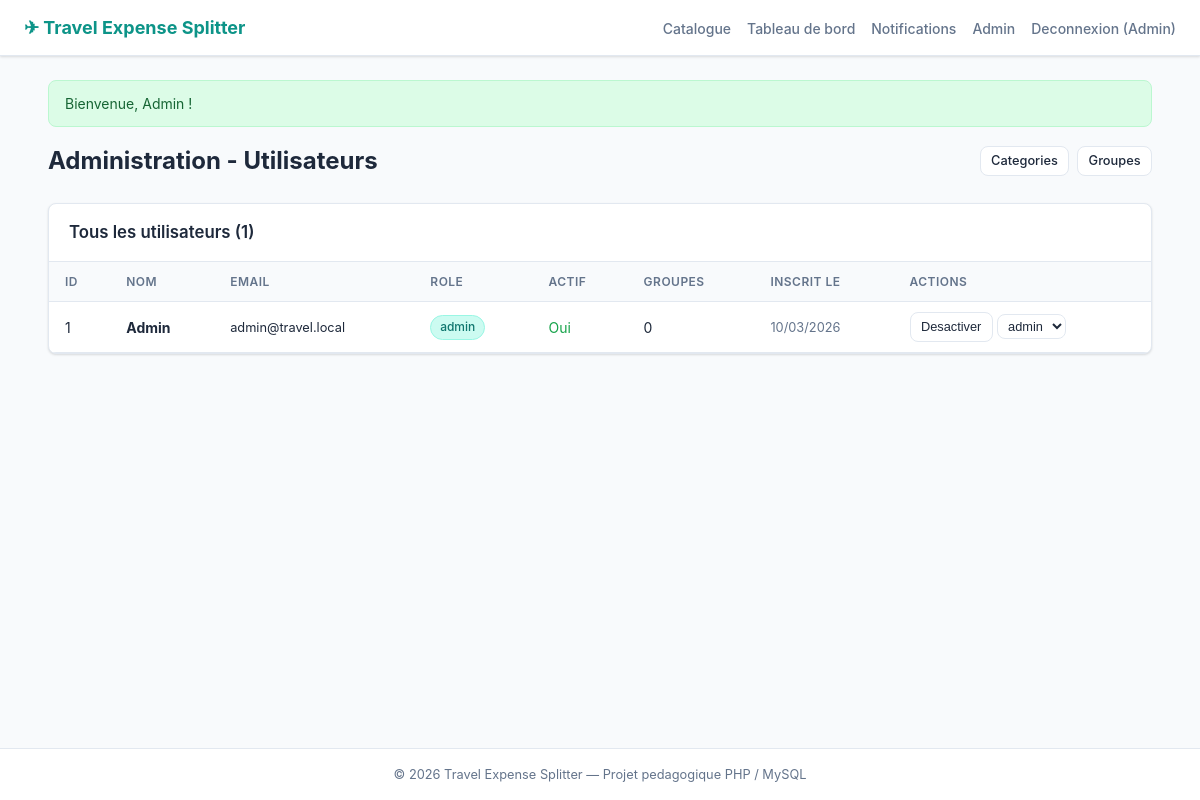
/admin_users.php (signed in), run on the app's committed database.
### tables this page shows
CREATE TABLE IF NOT EXISTS users (
    id          INT UNSIGNED AUTO_INCREMENT PRIMARY KEY,
    name        VARCHAR(100)    NOT NULL,
    email       VARCHAR(255)    NOT NULL UNIQUE,
    password_hash VARCHAR(255)  NOT NULL,
    role        ENUM('visitor','user','admin') NOT NULL DEFAULT 'user',
    is_active   TINYINT(1)      NOT NULL DEFAULT 1,
    created_at  DATETIME        NOT NULL DEFAULT CURRENT_TIMESTAMP
);

### auth.php (called while the page is built, shortened)
<?php
function h(string $str): string
{
    return htmlspecialchars($str, ENT_QUOTES, 'UTF-8');
}

### admin_users.php (the view, shortened to what this page needs)
<?php
require_once __DIR__ . '/header.php';
$users_list = $pdo->query(
    'SELECT u.*,
            (SELECT COUNT(*) FROM `groups` WHERE owner_id = u.id) AS group_count
     FROM users u
     ORDER BY u.created_at DESC'
)->fetchAll();
?>
<div class="page-header">
    <h1>Administration - Utilisateurs</h1>
    <div class="btn-group">
        <a href="admin_categories.php" class="btn btn-secondary btn-sm">Categories</a>
        <a href="admin_groups.php" class="btn btn-secondary btn-sm">Groupes</a>
    </div>
</div>
<div class="card">
    <div class="card-header">
        <h3>Tous les utilisateurs (<?= count($users_list) ?>)</h3>
    </div>
    <div class="table-wrap">
        <table>
            <thead>
                <tr>
                    <th>ID</th>
                    <th>Nom</th>
                    <th>Email</th>
                    <th>Role</th>
                    <th>Actif</th>
                    <th>Groupes</th>
                    <th>Inscrit le</th>
                    <th>Actions</th>
                </tr>
            </thead>
            <tbody>
                <?php foreach ($users_list as $u): ?>
                    <tr>
                        <td><?= $u['id'] ?></td>
                        <td><strong><?= h($u['name']) ?></strong></td>
                        <td class="text-sm"><?= h($u['email']) ?></td>
                        <td>
                            <span class="tag <?= $u['role'] === 'admin' ? 'tag-primary' : '' ?>">
                                <?= h($u['role']) ?>
                            </span>
                        </td>
                        <td>
                            <?php if ($u['is_active']): ?>
                                <span style="color:var(--color-success);">Oui</span>
                            <?php else: ?>
                                <span style="color:var(--color-danger);">Non</span>
                            <?php endif; ?>
                        </td>
                        <td><?= (int)$u['group_count'] ?></td>
                        <td class="text-sm text-muted"><?= date('d/m/Y', strtotime($u['created_at'])) ?></td>
                        <td>
                            <?php if ((int)$u['id'] !== $uid): ?>
                                <form method="post" action="admin_users.php" style="display:inline;">
                                    <button type="submit" class="btn btn-secondary btn-sm">
                                        <?= $u['is_active'] ? 'Desactiver' : 'Activer' ?>
                                    </button>
                                </form>
                                <form method="post" action="admin_users.php" style="display:inline;">
                                    <select name="new_role" class="form-control"
                                            style="display:inline;width:auto;padding:.2rem .4rem;font-size:.8rem;"
                                            onchange="this.form.submit()">
                                        <option value="admin" <?= $u['role'] === 'admin' ? 'selected' : '' ?>>admin</option>
                                    </select>
                                </form>
                            <?php else: ?>
                                <span class="text-sm text-muted">(vous)</span>
                            <?php endif; ?>
                        </td>
                    </tr>
                <?php endforeach; ?>
            </tbody>
        </table>
    </div>
</div>
<?php require_once __DIR__ . '/footer.php'; ?>

### style.css (style rules this page uses)
*, *::before, *::after { box-sizing: border-box; margin: 0; padding: 0; }
:root { --color-primary: #0d9488; --color-primary-dk: #0f766e; --color-primary-lt: #ccfbf1; --color-danger: #dc2626; --color-danger-dk: #b91c1c; --color-success: #16a34a; --color-warning: #d97706; --color-bg: #f8fafc; --color-surface: #ffffff; --color-border: #e2e8f0; --color-text: #1e293b; --color-muted: #64748b; --radius: 0.5rem; --shadow: 0 1px 3px rgba(0,0,0,.08), 0 1px 2px rgba(0,0,0,.06); }
body { font-family: -apple-system, BlinkMacSystemFont, 'Segoe UI', Roboto, 'Helvetica Neue', Arial, sans-serif; background: var(--color-bg); color: var(--color-text); line-height: 1.5; min-height: 100vh; display: flex; flex-direction: column; }
a { color: var(--color-primary); text-decoration: none; }
.card { background: var(--color-surface); border: 1px solid var(--color-border); border-radius: var(--radius); box-shadow: var(--shadow); overflow: hidden; }
.card-header { padding: 1rem 1.25rem; border-bottom: 1px solid var(--color-border); display: flex; align-items: center; justify-content: space-between; }
.card-header h2, .card-header h3 { font-size: 1.05rem; font-weight: 600; }
.table-wrap { overflow-x: auto; }
table { width: 100%; border-collapse: collapse; font-size: 0.875rem; }
th, td { padding: 0.65rem 1rem; text-align: left; border-bottom: 1px solid var(--color-border); }
th { background: var(--color-bg); font-weight: 600; color: var(--color-muted); font-size: 0.75rem; text-transform: uppercase; letter-spacing: 0.04em; }
.btn { display: inline-flex; align-items: center; justify-content: center; gap: 0.35rem; padding: 0.5rem 1rem; font-size: 0.875rem; font-weight: 500; border-radius: var(--radius); border: 1px solid transparent; cursor: pointer; transition: background .15s, border-color .15s; text-decoration: none; line-height: 1.4; }
.btn-secondary { background: var(--color-surface); color: var(--color-text); border-color: var(--color-border); }
.btn-sm { padding: 0.3rem 0.65rem; font-size: 0.8rem; }
.btn-group { display: flex; gap: 0.5rem; }
.form-control { width: 100%; padding: 0.5rem 0.75rem; border: 1px solid var(--color-border); border-radius: var(--radius); font-size: 0.875rem; line-height: 1.5; transition: border-color .15s; background: var(--color-surface); color: var(--color-text); }
select.form-control { appearance: auto; }
.page-header { display: flex; align-items: center; justify-content: space-between; margin-bottom: 1.5rem; flex-wrap: wrap; gap: 0.75rem; }
.page-header h1 { font-size: 1.5rem; font-weight: 700; }
.text-muted { color: var(--color-muted); }
.text-sm { font-size: 0.8rem; }
.tag { display: inline-block; padding: 0.15rem 0.55rem; font-size: 0.75rem; border-radius: 999px; background: var(--color-bg); border: 1px solid var(--color-border); color: var(--color-muted); font-weight: 500; }
.tag-primary { background: var(--color-primary-lt); color: #0f766e; border-color: #99f6e4; }

### data on the page
users: id "1", name "Admin", email "admin@travel.local", role "admin", is_active "Oui", group_count "0", created_at "10/03/2026", new_role "admin"

### other printed values
APP_NAME "Travel Expense Splitter"
$user['name'] "Admin"
$flash_success "Bienvenue, Admin !"
count($users_list) "1"
